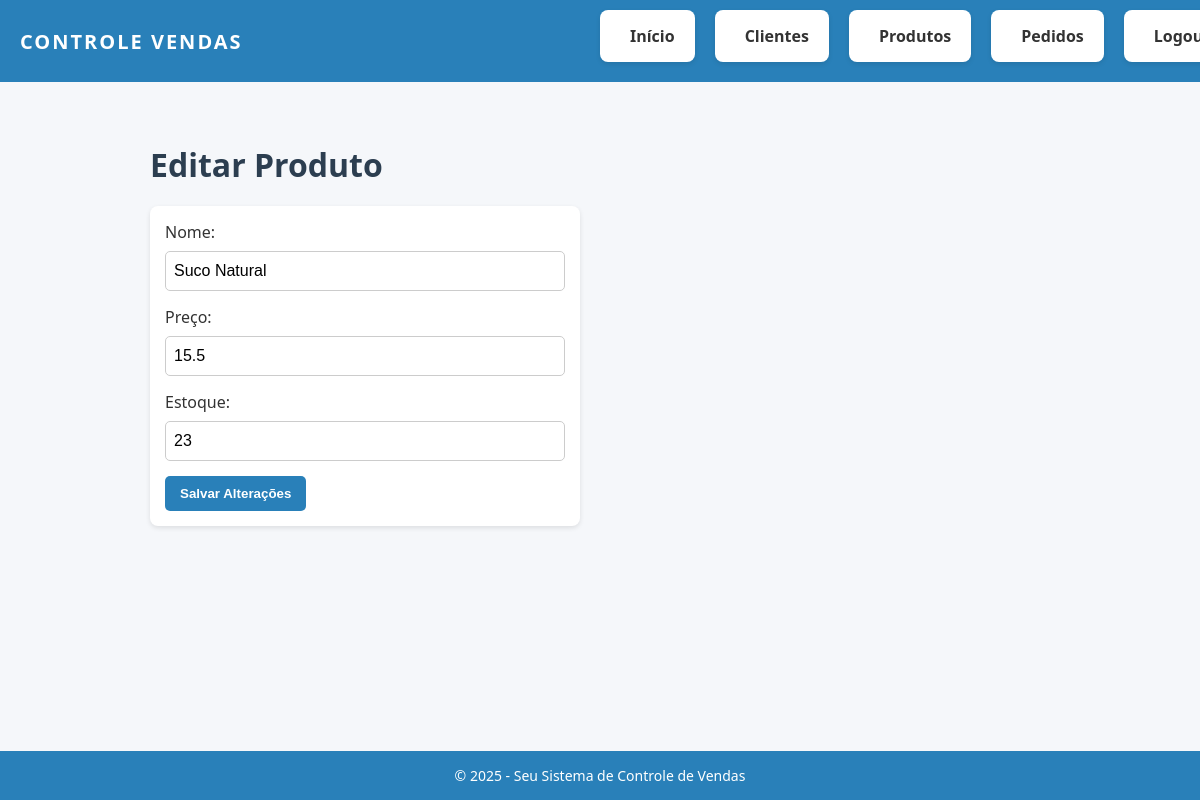
The app's page /produtos/editar/2 with its own data.
### models.py (models this page shows)
class Produto(db.Model):
    id = db.Column(db.Integer, primary_key=True)
    nome = db.Column(db.String(100), nullable=False)
    preco = db.Column(db.Float, nullable=False)
    estoque = db.Column(db.Integer, nullable=False)

### app.py (the view)
@app.route('/produtos/editar/<int:produto_id>', methods=['GET', 'POST'])
def editar_produto(produto_id):
    produto = Produto.query.get_or_404(produto_id)
    if request.method == 'POST':
        produto.nome = request.form['nome']
        produto.preco = float(request.form['preco'])
        produto.estoque = int(request.form['estoque'])
        db.session.commit()
        return redirect(url_for('listar_produtos'))
    return render_template('editar_produto.html', produto=produto, current_year=datetime.now().year)

### app.py (called while the page is built)
@app.before_request
def criar_tabelas():
    if not hasattr(app, 'db_initialized'):
        db.create_all()
        app.db_initialized = True

### templates/editar_produto.html (shortened to what this page needs)
﻿{% extends 'base.html' %}
{% block content %}
    <h1>Editar Produto</h1>
    <form action="{{ url_for('editar_produto', produto_id=produto.id) }}" method="POST">
        <label>Nome:</label>
        <input type="text" name="nome" value="{{ produto.nome }}" required>
        <br>
        <label>Preço:</label>
        <input type="number" step="0.01" name="preco" value="{{ produto.preco }}" required>
        <br>
        <label>Estoque:</label>
        <input type="number" name="estoque" value="{{ produto.estoque }}" required>
        <br>
        <button type="submit">Salvar Alterações</button>
    </form>
    {% endblock %}

### static/style.css (style rules this page uses)
h1 { color: #2c3e50; margin-bottom: 20px; }
form { margin-bottom: 20px; background: #fff; padding: 15px; border-radius: 8px; box-shadow: 0 2px 5px rgb(0 0 0 / 0.1); max-width: 400px; }
input[type="text"], input[type="email"], input[type="password"], input[type="number"] { width: 100%; padding: 10px 8px; margin: 8px 0 15px 0; border: 1px solid #ccc; border-radius: 5px; box-sizing: border-box; font-size: 16px; }
button { background-color: #2980b9; color: white; padding: 10px 15px; border: none; border-radius: 5px; font-weight: 600; cursor: pointer; transition: background-color 0.3s ease; }

### records on screen
Produto: nome "Suco Natural", preco "15.5", estoque "23"
